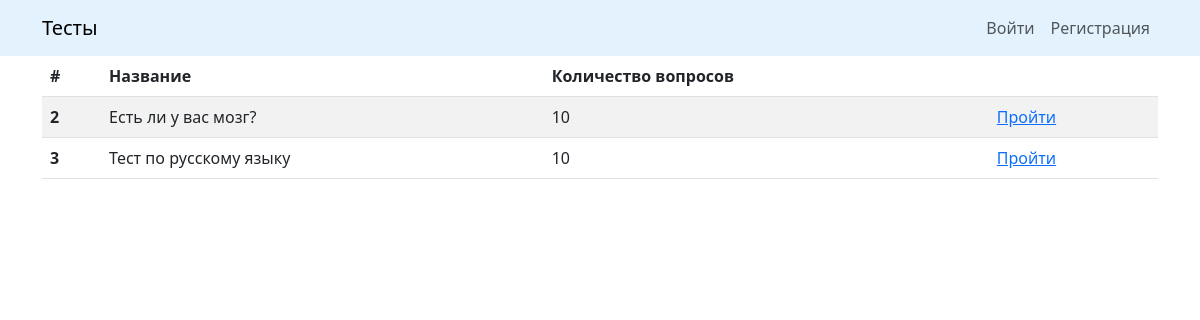
The page / on the database its author committed.
### questionnaire/models.py (models this page shows, shortened)
class SetOfTests(models.Model):
    title = models.CharField(
        max_length=50,
        verbose_name='Название теста'
    )
    description = models.TextField(
        verbose_name='Описание теста'
    )
    has_multiple_answers = models.BooleanField(
        default=False,
        verbose_name='Множественный выбор ответов')

### questionnaire/views.py (the view)
def index(request):
    set_of_tests = SetOfTests.objects.annotate(count_tests=Count('set__id'))
    context = {
        'sets': set_of_tests,
    }
    return render(request, 'questionnaire/index.html', context=context)

### templates/questionnaire/index.html
{% extends 'base.html'%}
{% block content %}
<div class="container">
  <table class="table table-striped">
      <thead>
        <tr>
          <th scope="col">#</th>
          <th scope="col">Название</th>
          <th scope="col">Количество вопросов</th>
          <th scope="col"></th>
        </tr>
      </thead>
      <tbody>
        {% for set in sets %}
        <tr>
          <th scope="row">{{ set.pk }}</th>
          <td>{{ set.title }}</td>
          <td>{{ set.count_tests }}</td>
          <td>
            <a href="{% url 'questionnaire:set_page' set.pk %}">Пройти</a>
          </td>
        </tr>
        {% endfor %}
      </tbody>
  </table>
</div>
{% endblock %}

### rows shown on the page
SetOfTests: pk "2", title "Есть ли у вас мозг?", count_tests "10"
SetOfTests: pk "3", title "Тест по русскому языку", count_tests "10"
